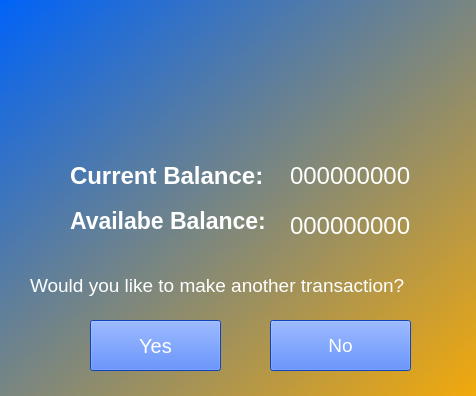
<?xml version="1.0" encoding="UTF-8"?>
<ui version="4.0">
 <class>MainWindow</class>
 <widget class="QMainWindow" name="MainWindow">
  <property name="geometry">
   <rect>
    <x>0</x>
    <y>0</y>
    <width>476</width>
    <height>396</height>
   </rect>
  </property>
  <property name="windowTitle">
   <string>Balance</string>
  </property>
  <property name="styleSheet">
   <string notr="true">background-color: qlineargradient(spread:pad, x1:0, y1:0, x2:1, y2:1, stop:0 rgba(0, 99, 248, 255), stop:1 rgba(242, 169, 11, 255));</string>
  </property>
  <widget class="QWidget" name="centralwidget">
   <widget class="QLabel" name="label">
    <property name="geometry">
     <rect>
      <x>70</x>
      <y>140</y>
      <width>241</width>
      <height>71</height>
     </rect>
    </property>
    <property name="font">
     <font>
      <pointsize>18</pointsize>
      <weight>75</weight>
      <bold>true</bold>
     </font>
    </property>
    <property name="styleSheet">
     <string notr="true">background-color: qlineargradient(spread:pad, x1:0, y1:0, x2:1, y2:1, stop:0 rgba(0, 0, 0, 0), stop:1 rgba(0, 0, 0, 0));
color: rgb(255, 255, 255);</string>
    </property>
    <property name="text">
     <string>Current Balance:</string>
    </property>
   </widget>
   <widget class="QLabel" name="label_2">
    <property name="geometry">
     <rect>
      <x>70</x>
      <y>190</y>
      <width>231</width>
      <height>61</height>
     </rect>
    </property>
    <property name="font">
     <font>
      <pointsize>17</pointsize>
      <weight>75</weight>
      <bold>true</bold>
     </font>
    </property>
    <property name="styleSheet">
     <string notr="true">background-color: qlineargradient(spread:pad, x1:0, y1:0, x2:1, y2:1, stop:0 rgba(0, 0, 0, 0), stop:1 rgba(0, 0, 0, 0));
color: rgb(255, 255, 255);</string>
    </property>
    <property name="text">
     <string>Availabe Balance:</string>
    </property>
   </widget>
   <widget class="QLabel" name="currentbal_lbl">
    <property name="geometry">
     <rect>
      <x>290</x>
      <y>140</y>
      <width>241</width>
      <height>71</height>
     </rect>
    </property>
    <property name="font">
     <font>
      <pointsize>18</pointsize>
     </font>
    </property>
    <property name="styleSheet">
     <string notr="true">background-color: qlineargradient(spread:pad, x1:0, y1:0, x2:1, y2:1, stop:0 rgba(0, 0, 0, 0), stop:1 rgba(0, 0, 0, 0));
color: rgb(255, 255, 255);</string>
    </property>
    <property name="text">
     <string>000000000</string>
    </property>
   </widget>
   <widget class="QLabel" name="availbal_lbl">
    <property name="geometry">
     <rect>
      <x>290</x>
      <y>190</y>
      <width>241</width>
      <height>71</height>
     </rect>
    </property>
    <property name="font">
     <font>
      <pointsize>18</pointsize>
     </font>
    </property>
    <property name="styleSheet">
     <string notr="true">background-color: qlineargradient(spread:pad, x1:0, y1:0, x2:1, y2:1, stop:0 rgba(0, 0, 0, 0), stop:1 rgba(0, 0, 0, 0));
color: rgb(255, 255, 255);</string>
    </property>
    <property name="text">
     <string>000000000</string>
    </property>
   </widget>
   <widget class="QLabel" name="label_5">
    <property name="geometry">
     <rect>
      <x>30</x>
      <y>250</y>
      <width>441</width>
      <height>71</height>
     </rect>
    </property>
    <property name="font">
     <font>
      <pointsize>14</pointsize>
     </font>
    </property>
    <property name="styleSheet">
     <string notr="true">background-color: qlineargradient(spread:pad, x1:0, y1:0, x2:1, y2:1, stop:0 rgba(0, 0, 0, 0), stop:1 rgba(0, 0, 0, 0));
color: rgb(255, 255, 255);</string>
    </property>
    <property name="text">
     <string>Would you like to make another transaction?</string>
    </property>
   </widget>
   <widget class="QPushButton" name="yes_btn">
    <property name="geometry">
     <rect>
      <x>90</x>
      <y>320</y>
      <width>131</width>
      <height>51</height>
     </rect>
    </property>
    <property name="font">
     <font>
      <pointsize>15</pointsize>
     </font>
    </property>
    <property name="styleSheet">
     <string notr="true">color: rgb(255, 255, 255);
background-color: rgb(24, 93, 255);</string>
    </property>
    <property name="text">
     <string>Yes</string>
    </property>
   </widget>
   <widget class="QPushButton" name="no_btn">
    <property name="geometry">
     <rect>
      <x>270</x>
      <y>320</y>
      <width>141</width>
      <height>51</height>
     </rect>
    </property>
    <property name="font">
     <font>
      <pointsize>14</pointsize>
     </font>
    </property>
    <property name="styleSheet">
     <string notr="true">color: rgb(255, 255, 255);
background-color: rgb(24, 93, 255);</string>
    </property>
    <property name="text">
     <string>No</string>
    </property>
   </widget>
   <widget class="QLabel" name="label_4">
    <property name="geometry">
     <rect>
      <x>110</x>
      <y>10</y>
      <width>261</width>
      <height>131</height>
     </rect>
    </property>
    <property name="styleSheet">
     <string notr="true">background-color: qlineargradient(spread:pad, x1:0, y1:0, x2:1, y2:1, stop:0 rgba(0, 0, 0, 0), stop:1 rgba(0, 0, 0, 0));</string>
    </property>
    <property name="text">
     <string>&lt;html&gt;&lt;head/&gt;&lt;body&gt;&lt;p&gt;&lt;img src=&quot;ui/res/xxsmallABDnobg.png&quot;/&gt;&lt;/p&gt;&lt;/body&gt;&lt;/html&gt;</string>
    </property>
   </widget>
  </widget>
 </widget>
 <resources/>
 <connections/>
</ui>
